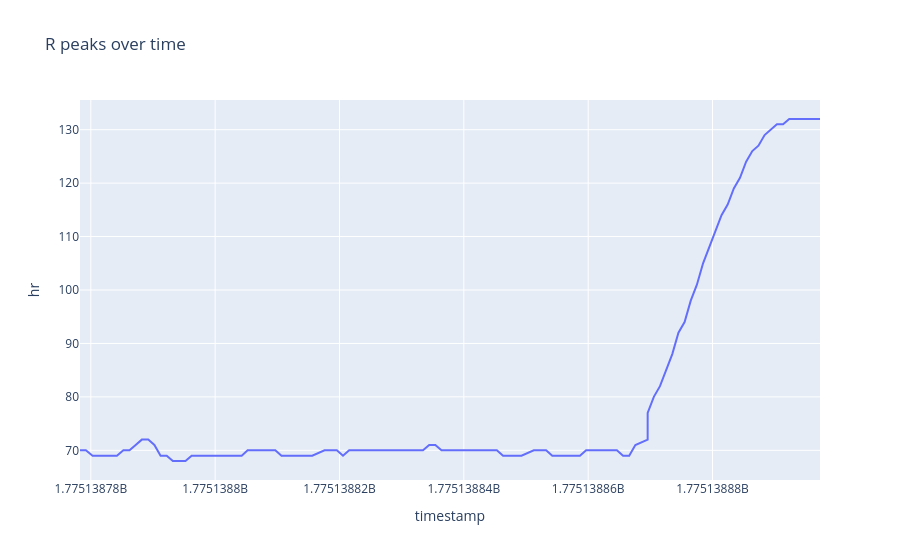

Notebook code for this chart:
### Code cell
fig = px.line(data, x = "timestamp", y = "hr", title = "R peaks over time")
fig.show()
